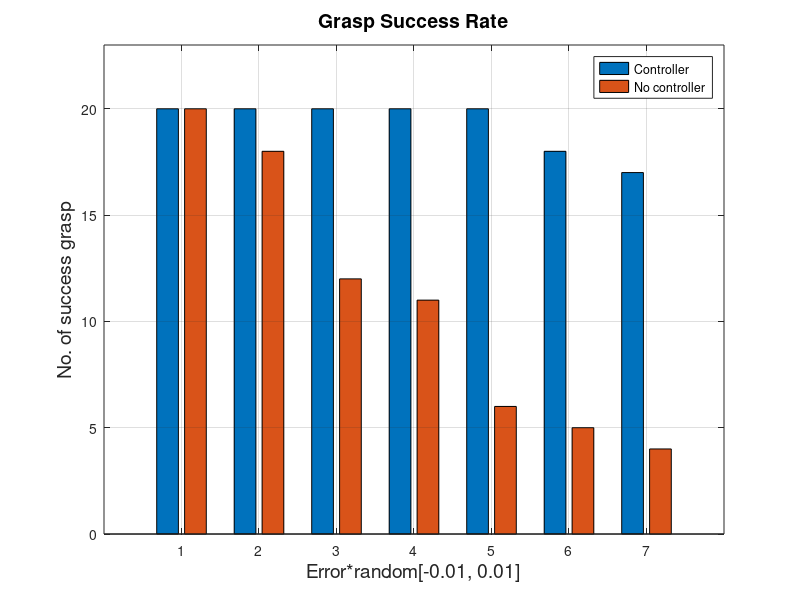

MATLAB code for this plot:
y = [20 20; 20 18; 20 12; 20 11; 20 6; 18 5; 17 4];
gca = bar(y);
title('Grasp Success Rate', 'fontsize', 14)
xlabel('Error*random[-0.01, 0.01]', 'fontsize', 14)
ylabel ('No. of success grasp', 'fontsize', 14)
axis([0 8 0 23])
grid on 
legend('Controller', 'No controller')
print('graspsuccess_barplot','-dpng')